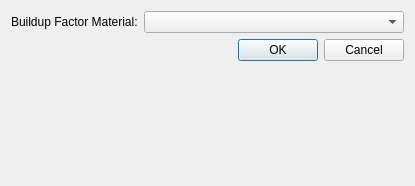
<?xml version="1.0" encoding="UTF-8"?>
<ui version="4.0">
 <class>Dialog</class>
 <widget class="QDialog" name="Dialog">
  <property name="geometry">
   <rect>
    <x>0</x>
    <y>0</y>
    <width>415</width>
    <height>186</height>
   </rect>
  </property>
  <property name="windowTitle">
   <string>Buildup Factor Material</string>
  </property>
  <layout class="QFormLayout" name="formLayout">
   <item row="0" column="0">
    <widget class="QLabel" name="label">
     <property name="text">
      <string>Buildup Factor Material:</string>
     </property>
    </widget>
   </item>
   <item row="0" column="1">
    <widget class="QComboBox" name="comboBox"/>
   </item>
   <item row="1" column="1">
    <widget class="QDialogButtonBox" name="buttonBox">
     <property name="orientation">
      <enum>Qt::Orientation::Horizontal</enum>
     </property>
     <property name="standardButtons">
      <set>QDialogButtonBox::StandardButton::Cancel|QDialogButtonBox::StandardButton::Ok</set>
     </property>
    </widget>
   </item>
  </layout>
 </widget>
 <resources/>
 <connections>
  <connection>
   <sender>buttonBox</sender>
   <signal>accepted()</signal>
   <receiver>Dialog</receiver>
   <slot>accept()</slot>
   <hints>
    <hint type="sourcelabel">
     <x>248</x>
     <y>254</y>
    </hint>
    <hint type="destinationlabel">
     <x>157</x>
     <y>274</y>
    </hint>
   </hints>
  </connection>
  <connection>
   <sender>buttonBox</sender>
   <signal>rejected()</signal>
   <receiver>Dialog</receiver>
   <slot>reject()</slot>
   <hints>
    <hint type="sourcelabel">
     <x>316</x>
     <y>260</y>
    </hint>
    <hint type="destinationlabel">
     <x>286</x>
     <y>274</y>
    </hint>
   </hints>
  </connection>
 </connections>
</ui>
